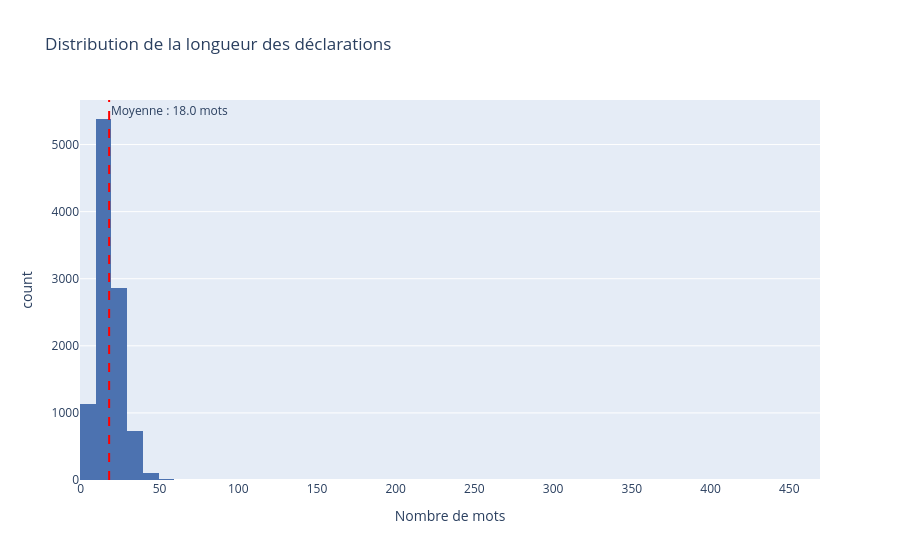

Notebook source saved alongside this figure:
### Markdown cell above
## Analyse de la longueur des déclarations

On analyse ici la longueur des déclarations en nombre de mots.
C'est important car les textes courts posent un défi particulier
pour les modèles NLP qui ont besoin de contexte pour bien classifier.

### Code cell
# Calcul du nombre de mots
train["nb_mots"] = train["statement"].str.split().str.len()

print("### Statistiques de longueur")
print(train["nb_mots"].describe().round(2))

# Histogramme
fig = px.histogram(
    train,
    x="nb_mots",
    nbins=50,
    title="Distribution de la longueur des déclarations",
    labels={"nb_mots": "Nombre de mots", "count": "Fréquence"},
    color_discrete_sequence=["#4C72B0"]
)

fig.add_vline(
    x=train["nb_mots"].mean(),
    line_dash="dash",
    line_color="red",
    annotation_text=f"Moyenne : {train['nb_mots'].mean():.1f} mots",
    annotation_position="top right"
)

fig.show()

### Figure 1 — Plotly figure (JSON) as saved in the notebook; plotly's stock layout.template omitted (floating-point values rounded to 4 significant figures; data arrays with more than 128 entries replaced by an {"elided": "..."} marker saying what was removed)
{"data": [{"bingroup": "x", "hovertemplate": "Nombre de mots=%{x}<br>count=%{y}<extra></extra>", "legendgroup": "", "marker": {"color": "#4C72B0", "pattern": {"shape": ""}}, "name": "", "nbinsx": 50, "orientation": "v", "showlegend": false, "type": "histogram", "x": {"elided": "10240 int values"}, "xaxis": "x", "yaxis": "y"}], "layout": {"annotations": [{"showarrow": false, "text": "Moyenne : 18.0 mots", "x": 18.01, "xanchor": "left", "xref": "x", "y": 1, "yanchor": "top", "yref": "y domain"}], "barmode": "relative", "legend": {"tracegroupgap": 0}, "shapes": [{"line": {"color": "red", "dash": "dash"}, "type": "line", "x0": 18.01, "x1": 18.01, "xref": "x", "y0": 0, "y1": 1, "yref": "y domain"}], "title": {"text": "Distribution de la longueur des déclarations"}, "xaxis": {"anchor": "y", "domain": [0, 1], "title": {"text": "Nombre de mots"}}, "yaxis": {"anchor": "x", "domain": [0, 1], "title": {"text": "count"}}}}
